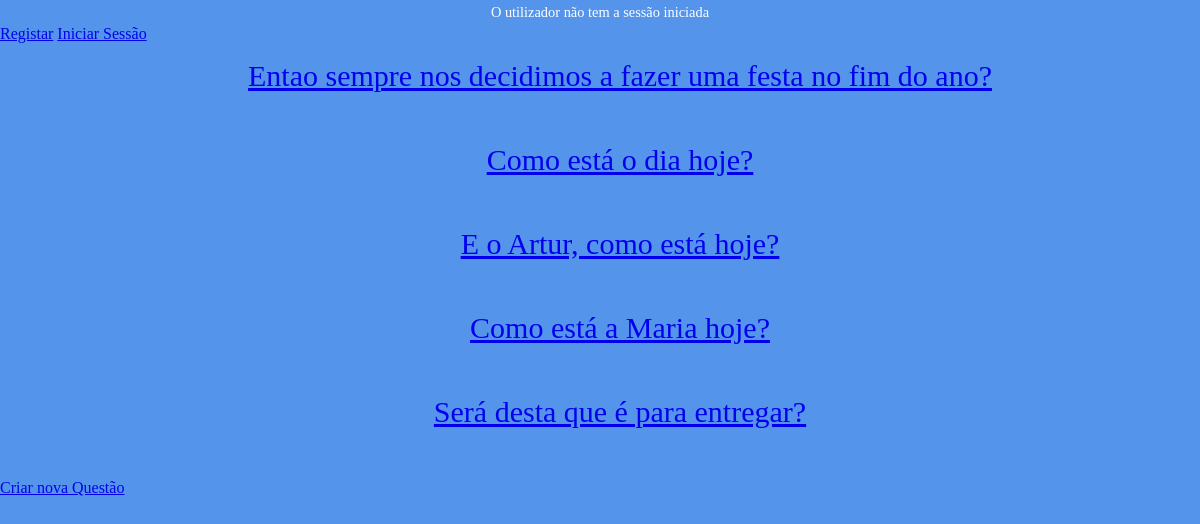
Page /votacao/ on the committed database.
### votacao/models.py (models this page shows, shortened)
class Questao(models.Model):
 questao_texto = models.CharField(max_length=200)
 pub_data = models.DateTimeField('data de publicacao')

### votacao/views.py (the view)
# urls.py: urlpatterns = [ path("", views.index, name="index"),
def index(request):
    latest_question_list = Questao.objects.all()
    return render(request, 'votacao/index.html', {'latest_question_list': latest_question_list})

### votacao/templates/votacao/index.html (shortened to what this page needs)
<!DOCTYPE html>
<html lang="en">
<head>
    {% load static %}
    <link rel="stylesheet" type="text/css" href="{% static 'votacao/css/estilos.css' %}">
</head>
<body>
<div>
    {% if request.user.is_authenticated %}
        <p>{{request.user.username}} tem a sessão iniciada</p>
    {% else %}
        <p>O utilizador não tem a sessão iniciada</p>
        <a href="{% url 'votacao:registar' %}">Registar</a>
        <a href="{% url 'votacao:iniciarsessao' %}">Iniciar Sessão</a>
    {% endif %}
</div>
{% block body %}
<div>
       {% if latest_question_list %}
        {% for questao in latest_question_list %}
        <ul>
            <li>
                <a href="{% url 'votacao:detalhe' questao.id %}">{{ questao.questao_texto }}
                </a><br><br>
            </li>
        </ul>
        {% endfor %}
                <a href="{% url 'votacao:criarquestao' %}">Criar nova Questão</a>
                <br><br>
    {% else %}
        <p>Não há questões disponíveis.</p>
    {% endif %}
</div>
{% endblock %}
</body>
</html>

### votacao/static/votacao/css/estilos.css (style rules this page uses)
body { background-image: url('images/Iscte.JPG'); background-color: #5494EB; background-position: center; background-size: auto; background-repeat: no-repeat; }
p, li { text-align:center; color: white; font-size: 30px; }
ul { list-style-type: none; font-family: Arial black; text-align: center; }
body { margin: 0; font-family: Arial black; }
.article > h2, p { margin: 4px; font-size: 90%; }

### rows in the picture
Questao: questao_texto "Entao sempre nos decidimos a fazer uma festa no fim do ano?"
Questao: questao_texto "Como está o dia hoje?"
Questao: questao_texto "E o Artur, como está hoje?"
Questao: questao_texto "Como está a Maria hoje?"
Questao: questao_texto "Será desta que é para entregar?"
